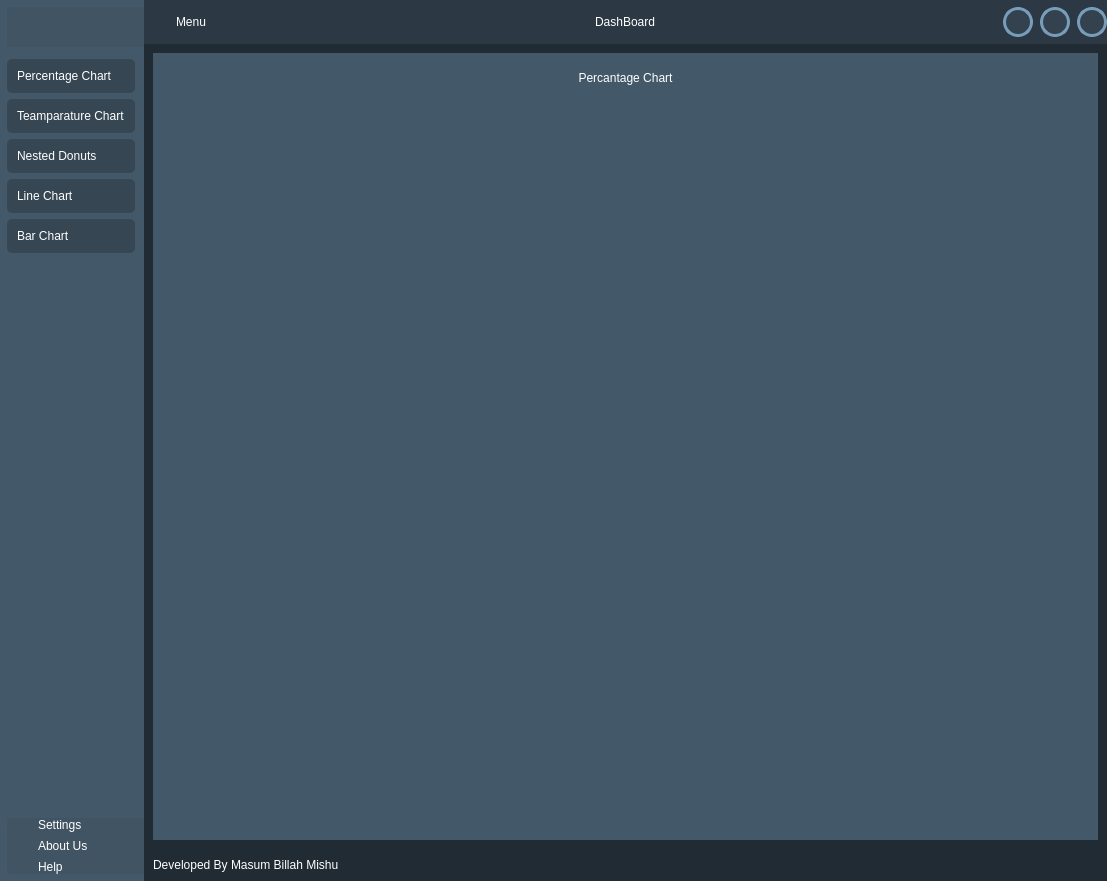
<?xml version="1.0" encoding="UTF-8"?>
<ui version="4.0">
 <class>MainWindow</class>
 <widget class="QMainWindow" name="MainWindow">
  <property name="geometry">
   <rect>
    <x>0</x>
    <y>0</y>
    <width>1107</width>
    <height>881</height>
   </rect>
  </property>
  <property name="windowTitle">
   <string>MainWindow</string>
  </property>
  <property name="styleSheet">
   <string notr="true"/>
  </property>
  <widget class="QWidget" name="centralwidget">
   <property name="styleSheet">
    <string notr="true">*{
color:#fff;
font-size:12px;
border:none;
background:none;
}
#centralwidget{
background-color: rgb(33,43,51);
}

#header_frame, #frame_3, #frame_5{
background-color: rgb(61, 80, 95,100);
}

#frame_4 QPushButton{
background-color: rgb(33, 43, 51,100);
padding:10px;
border-radius:5px;
text-align:left;
}

#frame_10 QPushButton{
background-color: rgb(61, 80, 95,100);
border:3px solid rgb(120,157,186);
border-radius:15px;
}

#frame_10 QPushButton:hover{
background-color: rgb(120,157,186,100);
}

#left_menu_widget, #percentage_chart,#nested_chart,#line_chart,#bar_chart,#temp_chart{
background-color: rgb(120,157,186,100);
}


</string>
   </property>
   <layout class="QHBoxLayout" name="horizontalLayout">
    <property name="spacing">
     <number>0</number>
    </property>
    <property name="leftMargin">
     <number>0</number>
    </property>
    <property name="topMargin">
     <number>0</number>
    </property>
    <property name="rightMargin">
     <number>0</number>
    </property>
    <property name="bottomMargin">
     <number>0</number>
    </property>
    <item>
     <widget class="QWidget" name="left_menu_widget" native="true">
      <layout class="QVBoxLayout" name="verticalLayout">
       <property name="spacing">
        <number>0</number>
       </property>
       <property name="leftMargin">
        <number>7</number>
       </property>
       <property name="topMargin">
        <number>7</number>
       </property>
       <property name="rightMargin">
        <number>0</number>
       </property>
       <property name="bottomMargin">
        <number>7</number>
       </property>
       <item alignment="Qt::AlignTop">
        <widget class="QFrame" name="frame_3">
         <property name="frameShape">
          <enum>QFrame::StyledPanel</enum>
         </property>
         <property name="frameShadow">
          <enum>QFrame::Raised</enum>
         </property>
         <layout class="QVBoxLayout" name="verticalLayout_12">
          <property name="spacing">
           <number>0</number>
          </property>
          <property name="leftMargin">
           <number>0</number>
          </property>
          <property name="topMargin">
           <number>0</number>
          </property>
          <property name="rightMargin">
           <number>0</number>
          </property>
          <property name="bottomMargin">
           <number>0</number>
          </property>
          <item>
           <widget class="QLabel" name="label_14">
            <property name="minimumSize">
             <size>
              <width>120</width>
              <height>40</height>
             </size>
            </property>
            <property name="maximumSize">
             <size>
              <width>120</width>
              <height>40</height>
             </size>
            </property>
            <property name="text">
             <string/>
            </property>
            <property name="pixmap">
             <pixmap resource="resources.qrc">:/images/logo_white.png</pixmap>
            </property>
            <property name="scaledContents">
             <bool>true</bool>
            </property>
           </widget>
          </item>
         </layout>
        </widget>
       </item>
       <item alignment="Qt::AlignTop">
        <widget class="QFrame" name="frame_4">
         <property name="frameShape">
          <enum>QFrame::StyledPanel</enum>
         </property>
         <property name="frameShadow">
          <enum>QFrame::Raised</enum>
         </property>
         <layout class="QVBoxLayout" name="verticalLayout_2">
          <property name="leftMargin">
           <number>0</number>
          </property>
          <property name="topMargin">
           <number>12</number>
          </property>
          <property name="bottomMargin">
           <number>0</number>
          </property>
          <item>
           <widget class="QPushButton" name="percentageBtn">
            <property name="text">
             <string>Percentage Chart</string>
            </property>
            <property name="icon">
             <iconset resource="resources.qrc">
              <normaloff>:/icons/Qss/icons/bar-chart-2.svg</normaloff>:/icons/Qss/icons/bar-chart-2.svg</iconset>
            </property>
            <property name="iconSize">
             <size>
              <width>24</width>
              <height>24</height>
             </size>
            </property>
           </widget>
          </item>
          <item>
           <widget class="QPushButton" name="tempBtn">
            <property name="text">
             <string>Teamparature Chart</string>
            </property>
            <property name="icon">
             <iconset resource="resources.qrc">
              <normaloff>:/icons/Qss/icons/thermometer.svg</normaloff>:/icons/Qss/icons/thermometer.svg</iconset>
            </property>
            <property name="iconSize">
             <size>
              <width>24</width>
              <height>24</height>
             </size>
            </property>
           </widget>
          </item>
          <item>
           <widget class="QPushButton" name="nestedBtn">
            <property name="text">
             <string>Nested Donuts</string>
            </property>
            <property name="icon">
             <iconset resource="resources.qrc">
              <normaloff>:/icons/Qss/icons/target.svg</normaloff>:/icons/Qss/icons/target.svg</iconset>
            </property>
            <property name="iconSize">
             <size>
              <width>24</width>
              <height>24</height>
             </size>
            </property>
           </widget>
          </item>
          <item>
           <widget class="QPushButton" name="lineBtn">
            <property name="text">
             <string>Line Chart</string>
            </property>
            <property name="icon">
             <iconset resource="resources.qrc">
              <normaloff>:/icons/Qss/icons/trending-down.svg</normaloff>:/icons/Qss/icons/trending-down.svg</iconset>
            </property>
            <property name="iconSize">
             <size>
              <width>24</width>
              <height>24</height>
             </size>
            </property>
           </widget>
          </item>
          <item>
           <widget class="QPushButton" name="barBtn">
            <property name="text">
             <string>Bar Chart</string>
            </property>
            <property name="icon">
             <iconset resource="resources.qrc">
              <normaloff>:/icons/Qss/icons/bar-chart.svg</normaloff>:/icons/Qss/icons/bar-chart.svg</iconset>
            </property>
            <property name="iconSize">
             <size>
              <width>24</width>
              <height>24</height>
             </size>
            </property>
           </widget>
          </item>
         </layout>
        </widget>
       </item>
       <item>
        <spacer name="verticalSpacer">
         <property name="orientation">
          <enum>Qt::Vertical</enum>
         </property>
         <property name="sizeHint" stdset="0">
          <size>
           <width>20</width>
           <height>40</height>
          </size>
         </property>
        </spacer>
       </item>
       <item>
        <widget class="QFrame" name="frame_5">
         <property name="frameShape">
          <enum>QFrame::StyledPanel</enum>
         </property>
         <property name="frameShadow">
          <enum>QFrame::Raised</enum>
         </property>
         <layout class="QGridLayout" name="gridLayout_6">
          <property name="leftMargin">
           <number>0</number>
          </property>
          <property name="topMargin">
           <number>0</number>
          </property>
          <property name="rightMargin">
           <number>0</number>
          </property>
          <property name="bottomMargin">
           <number>0</number>
          </property>
          <property name="spacing">
           <number>7</number>
          </property>
          <item row="0" column="1">
           <widget class="QLabel" name="label_2">
            <property name="text">
             <string>Settings</string>
            </property>
           </widget>
          </item>
          <item row="1" column="1">
           <widget class="QLabel" name="label_3">
            <property name="text">
             <string>About Us</string>
            </property>
           </widget>
          </item>
          <item row="2" column="1">
           <widget class="QLabel" name="label_4">
            <property name="text">
             <string>Help</string>
            </property>
           </widget>
          </item>
          <item row="0" column="0">
           <widget class="QLabel" name="label_15">
            <property name="maximumSize">
             <size>
              <width>24</width>
              <height>24</height>
             </size>
            </property>
            <property name="text">
             <string/>
            </property>
            <property name="pixmap">
             <pixmap resource="resources.qrc">:/icons/Qss/icons/settings.svg</pixmap>
            </property>
            <property name="scaledContents">
             <bool>true</bool>
            </property>
           </widget>
          </item>
          <item row="2" column="0">
           <widget class="QLabel" name="label_17">
            <property name="maximumSize">
             <size>
              <width>24</width>
              <height>24</height>
             </size>
            </property>
            <property name="text">
             <string/>
            </property>
            <property name="pixmap">
             <pixmap resource="resources.qrc">:/icons/Qss/icons/search.svg</pixmap>
            </property>
            <property name="scaledContents">
             <bool>true</bool>
            </property>
           </widget>
          </item>
          <item row="1" column="0">
           <widget class="QLabel" name="label_16">
            <property name="maximumSize">
             <size>
              <width>24</width>
              <height>24</height>
             </size>
            </property>
            <property name="text">
             <string/>
            </property>
            <property name="pixmap">
             <pixmap resource="resources.qrc">:/icons/Qss/icons/info.svg</pixmap>
            </property>
            <property name="scaledContents">
             <bool>true</bool>
            </property>
           </widget>
          </item>
         </layout>
        </widget>
       </item>
      </layout>
     </widget>
    </item>
    <item>
     <widget class="QFrame" name="frame_2">
      <property name="frameShape">
       <enum>QFrame::StyledPanel</enum>
      </property>
      <property name="frameShadow">
       <enum>QFrame::Raised</enum>
      </property>
      <layout class="QVBoxLayout" name="verticalLayout_4">
       <property name="spacing">
        <number>0</number>
       </property>
       <property name="leftMargin">
        <number>0</number>
       </property>
       <property name="topMargin">
        <number>0</number>
       </property>
       <property name="rightMargin">
        <number>0</number>
       </property>
       <property name="bottomMargin">
        <number>0</number>
       </property>
       <item>
        <widget class="QFrame" name="header_frame">
         <property name="frameShape">
          <enum>QFrame::StyledPanel</enum>
         </property>
         <property name="frameShadow">
          <enum>QFrame::Raised</enum>
         </property>
         <layout class="QHBoxLayout" name="horizontalLayout_3">
          <property name="spacing">
           <number>0</number>
          </property>
          <property name="leftMargin">
           <number>0</number>
          </property>
          <property name="topMargin">
           <number>7</number>
          </property>
          <property name="rightMargin">
           <number>0</number>
          </property>
          <property name="bottomMargin">
           <number>7</number>
          </property>
          <item alignment="Qt::AlignLeft">
           <widget class="QFrame" name="frame_9">
            <property name="frameShape">
             <enum>QFrame::StyledPanel</enum>
            </property>
            <property name="frameShadow">
             <enum>QFrame::Raised</enum>
            </property>
            <layout class="QHBoxLayout" name="horizontalLayout_4">
             <property name="spacing">
              <number>0</number>
             </property>
             <property name="leftMargin">
              <number>0</number>
             </property>
             <property name="topMargin">
              <number>0</number>
             </property>
             <property name="rightMargin">
              <number>0</number>
             </property>
             <property name="bottomMargin">
              <number>0</number>
             </property>
             <item>
              <widget class="QPushButton" name="pushButton_6">
               <property name="text">
                <string/>
               </property>
               <property name="icon">
                <iconset resource="resources.qrc">
                 <normaloff>:/icons/Qss/icons/align-center.svg</normaloff>:/icons/Qss/icons/align-center.svg</iconset>
               </property>
               <property name="iconSize">
                <size>
                 <width>30</width>
                 <height>30</height>
                </size>
               </property>
              </widget>
             </item>
             <item>
              <widget class="QLabel" name="label_5">
               <property name="text">
                <string>Menu</string>
               </property>
              </widget>
             </item>
            </layout>
           </widget>
          </item>
          <item>
           <widget class="QFrame" name="frame_11">
            <property name="frameShape">
             <enum>QFrame::StyledPanel</enum>
            </property>
            <property name="frameShadow">
             <enum>QFrame::Raised</enum>
            </property>
            <layout class="QVBoxLayout" name="verticalLayout_5">
             <property name="spacing">
              <number>0</number>
             </property>
             <property name="leftMargin">
              <number>0</number>
             </property>
             <property name="topMargin">
              <number>0</number>
             </property>
             <property name="rightMargin">
              <number>0</number>
             </property>
             <property name="bottomMargin">
              <number>0</number>
             </property>
             <item alignment="Qt::AlignHCenter">
              <widget class="QLabel" name="label_6">
               <property name="font">
                <font>
                 <pointsize>-1</pointsize>
                </font>
               </property>
               <property name="text">
                <string>DashBoard</string>
               </property>
              </widget>
             </item>
            </layout>
           </widget>
          </item>
          <item alignment="Qt::AlignRight">
           <widget class="QFrame" name="frame_10">
            <property name="frameShape">
             <enum>QFrame::StyledPanel</enum>
            </property>
            <property name="frameShadow">
             <enum>QFrame::Raised</enum>
            </property>
            <layout class="QHBoxLayout" name="horizontalLayout_5">
             <property name="spacing">
              <number>7</number>
             </property>
             <property name="leftMargin">
              <number>0</number>
             </property>
             <property name="topMargin">
              <number>0</number>
             </property>
             <property name="rightMargin">
              <number>0</number>
             </property>
             <property name="bottomMargin">
              <number>0</number>
             </property>
             <item>
              <widget class="QPushButton" name="minimize_window_button">
               <property name="minimumSize">
                <size>
                 <width>30</width>
                 <height>30</height>
                </size>
               </property>
               <property name="maximumSize">
                <size>
                 <width>30</width>
                 <height>30</height>
                </size>
               </property>
               <property name="text">
                <string/>
               </property>
               <property name="icon">
                <iconset resource="resources.qrc">
                 <normaloff>:/icons/Qss/icons/minus.svg</normaloff>:/icons/Qss/icons/minus.svg</iconset>
               </property>
               <property name="iconSize">
                <size>
                 <width>24</width>
                 <height>24</height>
                </size>
               </property>
              </widget>
             </item>
             <item>
              <widget class="QPushButton" name="restore_window_button">
               <property name="minimumSize">
                <size>
                 <width>30</width>
                 <height>30</height>
                </size>
               </property>
               <property name="maximumSize">
                <size>
                 <width>30</width>
                 <height>30</height>
                </size>
               </property>
               <property name="cursor">
                <cursorShape>ArrowCursor</cursorShape>
               </property>
               <property name="text">
                <string/>
               </property>
               <property name="icon">
                <iconset resource="resources.qrc">
                 <normaloff>:/icons/maximize-2.svg</normaloff>:/icons/maximize-2.svg</iconset>
               </property>
               <property name="iconSize">
                <size>
                 <width>24</width>
                 <height>24</height>
                </size>
               </property>
              </widget>
             </item>
             <item>
              <widget class="QPushButton" name="close_window_button">
               <property name="minimumSize">
                <size>
                 <width>30</width>
                 <height>30</height>
                </size>
               </property>
               <property name="maximumSize">
                <size>
                 <width>30</width>
                 <height>30</height>
                </size>
               </property>
               <property name="text">
                <string/>
               </property>
               <property name="icon">
                <iconset resource="resources.qrc">
                 <normaloff>:/icons/Qss/icons/x.svg</normaloff>:/icons/Qss/icons/x.svg</iconset>
               </property>
               <property name="iconSize">
                <size>
                 <width>24</width>
                 <height>24</height>
                </size>
               </property>
              </widget>
             </item>
            </layout>
           </widget>
          </item>
         </layout>
        </widget>
       </item>
       <item>
        <widget class="QFrame" name="frame_7">
         <property name="frameShape">
          <enum>QFrame::StyledPanel</enum>
         </property>
         <property name="frameShadow">
          <enum>QFrame::Raised</enum>
         </property>
         <layout class="QVBoxLayout" name="verticalLayout_7">
          <item>
           <widget class="QCustomQStackedWidget" name="stackedWidget">
            <property name="font">
             <font>
              <pointsize>-1</pointsize>
             </font>
            </property>
            <property name="currentIndex">
             <number>0</number>
            </property>
            <widget class="QWidget" name="percentage_chart">
             <layout class="QVBoxLayout" name="verticalLayout_9">
              <item alignment="Qt::AlignTop">
               <widget class="QFrame" name="frame_14">
                <property name="frameShape">
                 <enum>QFrame::StyledPanel</enum>
                </property>
                <property name="frameShadow">
                 <enum>QFrame::Raised</enum>
                </property>
                <layout class="QVBoxLayout" name="verticalLayout_10">
                 <item alignment="Qt::AlignTop">
                  <widget class="QLabel" name="label_8">
                   <property name="font">
                    <font>
                     <pointsize>-1</pointsize>
                    </font>
                   </property>
                   <property name="text">
                    <string>Percantage Chart</string>
                   </property>
                   <property name="alignment">
                    <set>Qt::AlignCenter</set>
                   </property>
                  </widget>
                 </item>
                </layout>
               </widget>
              </item>
              <item>
               <widget class="QFrame" name="frame_15">
                <property name="sizePolicy">
                 <sizepolicy hsizetype="Preferred" vsizetype="Expanding">
                  <horstretch>0</horstretch>
                  <verstretch>0</verstretch>
                 </sizepolicy>
                </property>
                <property name="frameShape">
                 <enum>QFrame::StyledPanel</enum>
                </property>
                <property name="frameShadow">
                 <enum>QFrame::Raised</enum>
                </property>
                <layout class="QGridLayout" name="gridLayout"/>
               </widget>
              </item>
             </layout>
            </widget>
            <widget class="QWidget" name="temp_chart">
             <layout class="QVBoxLayout" name="verticalLayout_8">
              <item alignment="Qt::AlignTop">
               <widget class="QFrame" name="frame_17">
                <property name="frameShape">
                 <enum>QFrame::StyledPanel</enum>
                </property>
                <property name="frameShadow">
                 <enum>QFrame::Raised</enum>
                </property>
                <layout class="QVBoxLayout" name="verticalLayout_11">
                 <item alignment="Qt::AlignTop">
                  <widget class="QLabel" name="label_9">
                   <property name="font">
                    <font>
                     <pointsize>-1</pointsize>
                    </font>
                   </property>
                   <property name="text">
                    <string>Temperature Bar Chart</string>
                   </property>
                   <property name="alignment">
                    <set>Qt::AlignCenter</set>
                   </property>
                  </widget>
                 </item>
                </layout>
               </widget>
              </item>
              <item>
               <widget class="QFrame" name="frame_16">
                <property name="sizePolicy">
                 <sizepolicy hsizetype="Preferred" vsizetype="Expanding">
                  <horstretch>0</horstretch>
                  <verstretch>0</verstretch>
                 </sizepolicy>
                </property>
                <property name="frameShape">
                 <enum>QFrame::StyledPanel</enum>
                </property>
                <property name="frameShadow">
                 <enum>QFrame::Raised</enum>
                </property>
                <layout class="QGridLayout" name="gridLayout_2"/>
               </widget>
              </item>
             </layout>
            </widget>
            <widget class="QWidget" name="nested_chart">
             <layout class="QVBoxLayout" name="verticalLayout_14">
              <item>
               <widget class="QFrame" name="frame_19">
                <property name="frameShape">
                 <enum>QFrame::StyledPanel</enum>
                </property>
                <property name="frameShadow">
                 <enum>QFrame::Raised</enum>
                </property>
                <layout class="QVBoxLayout" name="verticalLayout_13">
                 <item alignment="Qt::AlignTop">
                  <widget class="QLabel" name="label_10">
                   <property name="font">
                    <font>
                     <pointsize>-1</pointsize>
                    </font>
                   </property>
                   <property name="text">
                    <string>Nested Donut Chart</string>
                   </property>
                   <property name="alignment">
                    <set>Qt::AlignCenter</set>
                   </property>
                  </widget>
                 </item>
                </layout>
               </widget>
              </item>
              <item>
               <widget class="QFrame" name="frame_18">
                <property name="sizePolicy">
                 <sizepolicy hsizetype="Preferred" vsizetype="Expanding">
                  <horstretch>0</horstretch>
                  <verstretch>0</verstretch>
                 </sizepolicy>
                </property>
                <property name="frameShape">
                 <enum>QFrame::StyledPanel</enum>
                </property>
                <property name="frameShadow">
                 <enum>QFrame::Raised</enum>
                </property>
                <layout class="QGridLayout" name="gridLayout_3"/>
               </widget>
              </item>
             </layout>
            </widget>
            <widget class="QWidget" name="line_chart">
             <layout class="QVBoxLayout" name="verticalLayout_16">
              <item>
               <widget class="QFrame" name="frame_21">
                <property name="frameShape">
                 <enum>QFrame::StyledPanel</enum>
                </property>
                <property name="frameShadow">
                 <enum>QFrame::Raised</enum>
                </property>
                <layout class="QVBoxLayout" name="verticalLayout_15">
                 <item alignment="Qt::AlignTop">
                  <widget class="QLabel" name="label_11">
                   <property name="font">
                    <font>
                     <pointsize>-1</pointsize>
                    </font>
                   </property>
                   <property name="text">
                    <string>Line  Chart</string>
                   </property>
                   <property name="alignment">
                    <set>Qt::AlignCenter</set>
                   </property>
                  </widget>
                 </item>
                </layout>
               </widget>
              </item>
              <item>
               <widget class="QFrame" name="frame_20">
                <property name="sizePolicy">
                 <sizepolicy hsizetype="Preferred" vsizetype="Expanding">
                  <horstretch>0</horstretch>
                  <verstretch>0</verstretch>
                 </sizepolicy>
                </property>
                <property name="frameShape">
                 <enum>QFrame::StyledPanel</enum>
                </property>
                <property name="frameShadow">
                 <enum>QFrame::Raised</enum>
                </property>
                <layout class="QGridLayout" name="gridLayout_4"/>
               </widget>
              </item>
             </layout>
            </widget>
            <widget class="QWidget" name="bar_chart">
             <property name="styleSheet">
              <string notr="true"/>
             </property>
             <layout class="QVBoxLayout" name="verticalLayout_18">
              <item>
               <widget class="QFrame" name="frame_23">
                <property name="frameShape">
                 <enum>QFrame::StyledPanel</enum>
                </property>
                <property name="frameShadow">
                 <enum>QFrame::Raised</enum>
                </property>
                <layout class="QVBoxLayout" name="verticalLayout_17">
                 <item alignment="Qt::AlignTop">
                  <widget class="QLabel" name="label_12">
                   <property name="font">
                    <font>
                     <pointsize>-1</pointsize>
                    </font>
                   </property>
                   <property name="text">
                    <string>Bar Chart</string>
                   </property>
                   <property name="alignment">
                    <set>Qt::AlignCenter</set>
                   </property>
                  </widget>
                 </item>
                </layout>
               </widget>
              </item>
              <item>
               <widget class="QFrame" name="frame_22">
                <property name="sizePolicy">
                 <sizepolicy hsizetype="Preferred" vsizetype="Expanding">
                  <horstretch>0</horstretch>
                  <verstretch>0</verstretch>
                 </sizepolicy>
                </property>
                <property name="frameShape">
                 <enum>QFrame::StyledPanel</enum>
                </property>
                <property name="frameShadow">
                 <enum>QFrame::Raised</enum>
                </property>
                <layout class="QGridLayout" name="gridLayout_5"/>
               </widget>
              </item>
             </layout>
            </widget>
           </widget>
          </item>
         </layout>
        </widget>
       </item>
       <item alignment="Qt::AlignBottom">
        <widget class="QFrame" name="footer_frame">
         <property name="frameShape">
          <enum>QFrame::StyledPanel</enum>
         </property>
         <property name="frameShadow">
          <enum>QFrame::Raised</enum>
         </property>
         <layout class="QHBoxLayout" name="horizontalLayout_6">
          <property name="spacing">
           <number>0</number>
          </property>
          <property name="leftMargin">
           <number>0</number>
          </property>
          <property name="topMargin">
           <number>0</number>
          </property>
          <property name="rightMargin">
           <number>0</number>
          </property>
          <property name="bottomMargin">
           <number>0</number>
          </property>
          <item>
           <widget class="QFrame" name="frame_12">
            <property name="frameShape">
             <enum>QFrame::StyledPanel</enum>
            </property>
            <property name="frameShadow">
             <enum>QFrame::Raised</enum>
            </property>
            <layout class="QVBoxLayout" name="verticalLayout_6">
             <item>
              <widget class="QLabel" name="label_7">
               <property name="text">
                <string>Developed By Masum Billah Mishu</string>
               </property>
              </widget>
             </item>
            </layout>
           </widget>
          </item>
          <item alignment="Qt::AlignRight|Qt::AlignBottom">
           <widget class="QFrame" name="frame_13">
            <property name="frameShape">
             <enum>QFrame::StyledPanel</enum>
            </property>
            <property name="frameShadow">
             <enum>QFrame::Raised</enum>
            </property>
            <layout class="QVBoxLayout" name="verticalLayout_3">
             <property name="spacing">
              <number>0</number>
             </property>
             <property name="leftMargin">
              <number>0</number>
             </property>
             <property name="topMargin">
              <number>0</number>
             </property>
             <property name="rightMargin">
              <number>0</number>
             </property>
             <property name="bottomMargin">
              <number>0</number>
             </property>
             <item>
              <widget class="QFrame" name="size_grip">
               <property name="minimumSize">
                <size>
                 <width>10</width>
                 <height>10</height>
                </size>
               </property>
               <property name="maximumSize">
                <size>
                 <width>10</width>
                 <height>16777215</height>
                </size>
               </property>
               <property name="cursor">
                <cursorShape>SizeAllCursor</cursorShape>
               </property>
               <property name="frameShape">
                <enum>QFrame::StyledPanel</enum>
               </property>
               <property name="frameShadow">
                <enum>QFrame::Raised</enum>
               </property>
              </widget>
             </item>
            </layout>
           </widget>
          </item>
         </layout>
        </widget>
       </item>
      </layout>
     </widget>
    </item>
   </layout>
  </widget>
 </widget>
 <customwidgets>
  <customwidget>
   <class>QCustomQStackedWidget</class>
   <extends>QStackedWidget</extends>
   <header>Custom_Widgets.QCustomQStackedWidget.h</header>
   <container>1</container>
  </customwidget>
 </customwidgets>
 <resources>
  <include location="resources.qrc"/>
 </resources>
 <connections/>
</ui>
